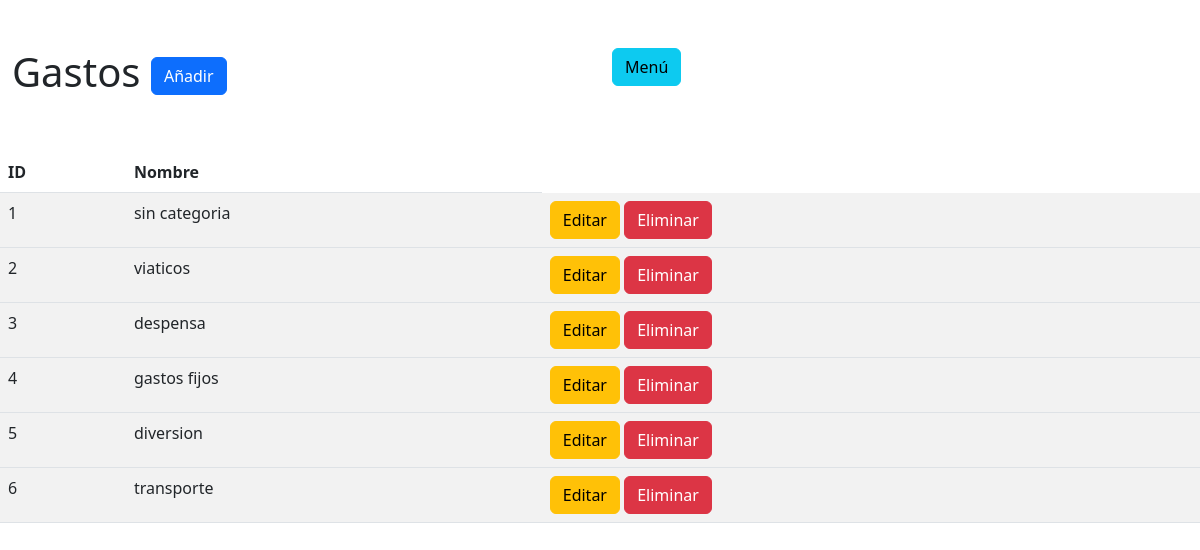
Page /spending_tracker/gastos_categoria/gastos_categorias.php on the committed database.
### tables this page shows
CREATE TABLE `gastos_categorias` (
  `id` int(11) NOT NULL,
  `nombre` varchar(255) NOT NULL
);

### spending_tracker/gastos_categoria/gastos_categorias.php (the view, shortened to what this page needs)
<?php
require_once("../config/config.php");
$query = "SELECT * from gastos_categorias";
$conexion->query($query);
$result = $conexion->query($query);
?>
<!DOCTYPE html>
<html lang="en">
<head>
<link href="https://cdn.jsdelivr.net/npm/bootstrap@5.2.2/dist/css/bootstrap.min.css" rel="stylesheet">
</head>
<body>
    <div class="container-fluid">
        <div class="row mt-5">
            <div class="col">
               <h1>Gastos <a href="form-insert.php" class="btn btn-primary" >Añadir</a></h1>
            </div>
            <div class="col">
          <a href="../menu/menu.php" class="btn btn-info" >Menú</a></h1>
          </div>
        </div>
    </div>
    <div class="row mt-5">
    <div class="col">
      <table class="table table-striped table-hover">
          <thead>
            <tr>
                <th>ID</th>
                <th>Nombre</th>
</tr>
</thead>
<tbody>
    <?php
    while ($row = $result->fetch_assoc()) {
        ?>
    <tr>
        <td><?php echo $row["id"]; ?> </td>
        <td><?php echo $row["nombre"]; ?> </td>
        <td>
            <a href="../form-update.php?ID=<?php echo $row["id"]; ?>" class="btn btn-warning" >Editar</a>
            <a href="../config/delete_spending.php?ID=<?php echo $row["id"]; ?> "   class="btn btn-danger" >Eliminar</a>
        </td>
</tr>
</tbody>
<?php } ?>
      </table>
    </div>
    </div>
</body>
</html>

### rows in the picture
gastos_categorias: id "1", nombre "sin categoria"
gastos_categorias: id "2", nombre "viaticos"
gastos_categorias: id "3", nombre "despensa"
gastos_categorias: id "4", nombre "gastos fijos"
gastos_categorias: id "5", nombre "diversion"
gastos_categorias: id "6", nombre "transporte"
